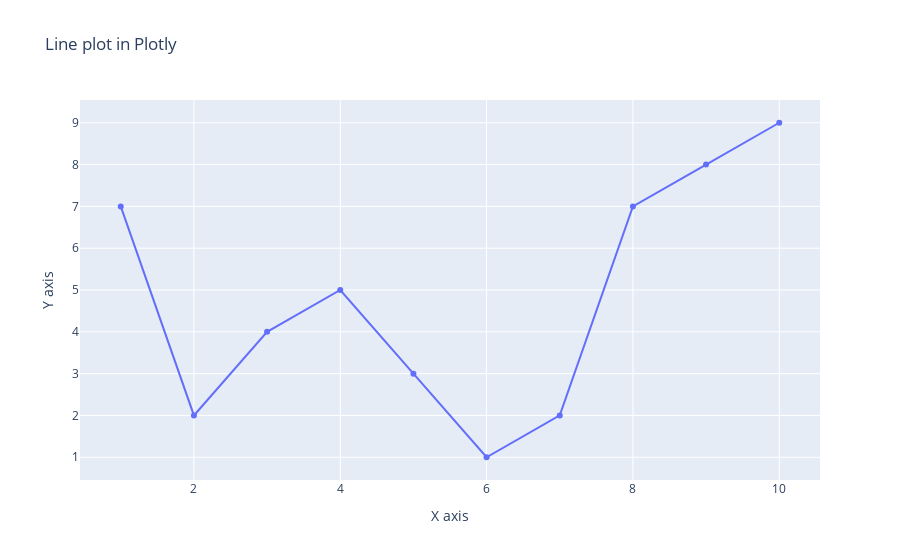

The notebook cell this image was saved under:
### Markdown cell above
### adding update

### Code cell
fig = go.Figure(go.Scatter(x=x, y=y))
fig.update_layout(title="Line plot in Plotly", xaxis_title="X axis", yaxis_title="Y axis")
fig.show()

### Figure 1 — Plotly figure (JSON) as saved in the notebook; plotly's stock layout.template omitted (floating-point values rounded to 4 significant figures)
{"data": [{"type": "scatter", "x": [1, 2, 3, 4, 5, 6, 7, 8, 9, 10], "y": [7, 2, 4, 5, 3, 1, 2, 7, 8, 9]}], "layout": {"title": {"text": "Line plot in Plotly"}, "xaxis": {"title": {"text": "X axis"}}, "yaxis": {"title": {"text": "Y axis"}}}}
